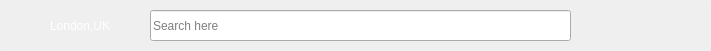
     <widget class="QWidget" name="widget_2" native="true">
      <property name="geometry">
       <rect>
        <x>10</x>
        <y>10</y>
        <width>711</width>
        <height>51</height>
       </rect>
      </property>
      <widget class="QLineEdit" name="lineEdit_7">
       <property name="geometry">
        <rect>
         <x>150</x>
         <y>10</y>
         <width>421</width>
         <height>31</height>
        </rect>
       </property>
       <property name="styleSheet">
        <string notr="true">    /* Gradient từ góc trên/trái sang dưới/phải */
    background: qlineargradient(
        spread:pad,
        x1:0, y1:0,
        x2:1, y2:1,
        /* Bạn có thể chỉnh lại giá trị RGBA để khớp màu hơn */
        stop:0 rgba(26, 31, 69, 255),  /* Xanh tím than nhạt hơn */
        stop:1 rgba(20, 24, 60, 255)   /* Xanh tím than đậm hơn */
    );

    color: #FFFFFF;                          /* Màu chữ trắng */
    font-size: 14px;                         /* Cỡ chữ */
    padding: 6px 12px;                       /* Khoảng cách bên trong */
    border: 1px solid rgba(255, 255, 255, 40); /* Viền trắng mờ */
    border-radius: 8px;                      /* Bo góc nhẹ (chỉnh tùy ý) */
}

QLineEdit::placeholder {
    color: rgba(255, 255, 255, 80);  /* Màu placeholder trắng mờ */
}

QLineEdit:focus {
    /* Khi focus, viền xanh để nổi bật hơn */
    border: 1px solid rgba(50, 150, 255, 255);

    /* Có thể làm sáng nhẹ khi focus */
    background: qlineargradient(
        spread:pad,
        x1:0, y1:0,
        x2:1, y2:1,
        stop:0 rgba(36, 41, 79, 255),
        stop:1 rgba(30, 34, 70, 255)
    );</string>
       </property>
       <property name="placeholderText">
        <string>Search here</string>
       </property>
      </widget>
      <widget class="QLabel" name="label_66">
       <property name="geometry">
        <rect>
         <x>530</x>
         <y>10</y>
         <width>31</width>
         <height>31</height>
        </rect>
       </property>
       <property name="text">
        <string/>
       </property>
       <property name="pixmap">
        <pixmap>../img/magnifying_glass_icon-removebg-preview.png</pixmap>
       </property>
       <property name="scaledContents">
        <bool>true</bool>
       </property>
      </widget>
      <widget class="QLabel" name="label_67">
       <property name="geometry">
        <rect>
         <x>0</x>
         <y>0</y>
         <width>49</width>
         <height>51</height>
        </rect>
       </property>
       <property name="text">
        <string/>
       </property>
       <property name="pixmap">
        <pixmap>../img/map_icon-removebg-preview.png</pixmap>
       </property>
       <property name="scaledContents">
        <bool>true</bool>
       </property>
      </widget>
      <widget class="QLabel" name="label_68">
       <property name="geometry">
        <rect>
         <x>50</x>
         <y>10</y>
         <width>81</width>
         <height>31</height>
        </rect>
       </property>
       <property name="styleSheet">
        <string notr="true">font: 12pt &quot;Segoe UI&quot;;
color: rgb(255, 255, 255)</string>
       </property>
       <property name="text">
        <string>London,UK</string>
       </property>
      </widget>
      <widget class="QPushButton" name="pushButton_18">
       <property name="geometry">
        <rect>
         <x>670</x>
         <y>10</y>
         <width>41</width>
         <height>31</height>
        </rect>
       </property>
       <property name="styleSheet">
        <string notr="true">border:none;</string>
       </property>
       <property name="text">
        <string/>
       </property>
       <property name="icon">
        <iconset>
         <normaloff>../img/bell_icon-removebg-preview.png</normaloff>../img/bell_icon-removebg-preview.png</iconset>
       </property>
       <property name="iconSize">
        <size>
         <width>40</width>
         <height>40</height>
        </size>
       </property>
      </widget>
      <widget class="QPushButton" name="pushButton_19">
       <property name="geometry">
        <rect>
         <x>630</x>
         <y>10</y>
         <width>41</width>
         <height>31</height>
        </rect>
       </property>
       <property name="styleSheet">
        <string notr="true">border:none;</string>
       </property>
       <property name="text">
        <string/>
       </property>
       <property name="icon">
        <iconset>
         <normaloff>../img/calendar_icon-removebg-preview.png</normaloff>../img/calendar_icon-removebg-preview.png</iconset>
       </property>
       <property name="iconSize">
        <size>
         <width>40</width>
         <height>40</height>
        </size>
       </property>
      </widget>
      <widget class="QFrame" name="frame_4">
       <property name="geometry">
        <rect>
         <x>0</x>
         <y>0</y>
         <width>711</width>
         <height>51</height>
        </rect>
       </property>
       <property name="styleSheet">
        <string notr="true">    background: qlineargradient(
        spread:pad,
        x1:0, y1:0,
        x2:0, y2:1,
        stop:0 rgba(30, 35, 85, 200),   /* Màu xanh tím nhạt hơn, alpha 200 (hơi trong suốt) */
        stop:1 rgba(18, 22, 50, 200)    /* Màu xanh tím đậm hơn, alpha 200 */
    );
    border: 1px solid rgba(255, 255, 255, 20);
    border-radius: 8px;
    padding: 8px;</string>
       </property>
       <property name="frameShape">
        <enum>QFrame::Shape::StyledPanel</enum>
       </property>
       <property name="frameShadow">
        <enum>QFrame::Shadow::Raised</enum>
       </property>
      </widget>
      <zorder>frame_4</zorder>
      <zorder>lineEdit_7</zorder>
      <zorder>label_66</zorder>
      <zorder>label_67</zorder>
      <zorder>label_68</zorder>
      <zorder>pushButton_18</zorder>
      <zorder>pushButton_19</zorder>
     </widget>
